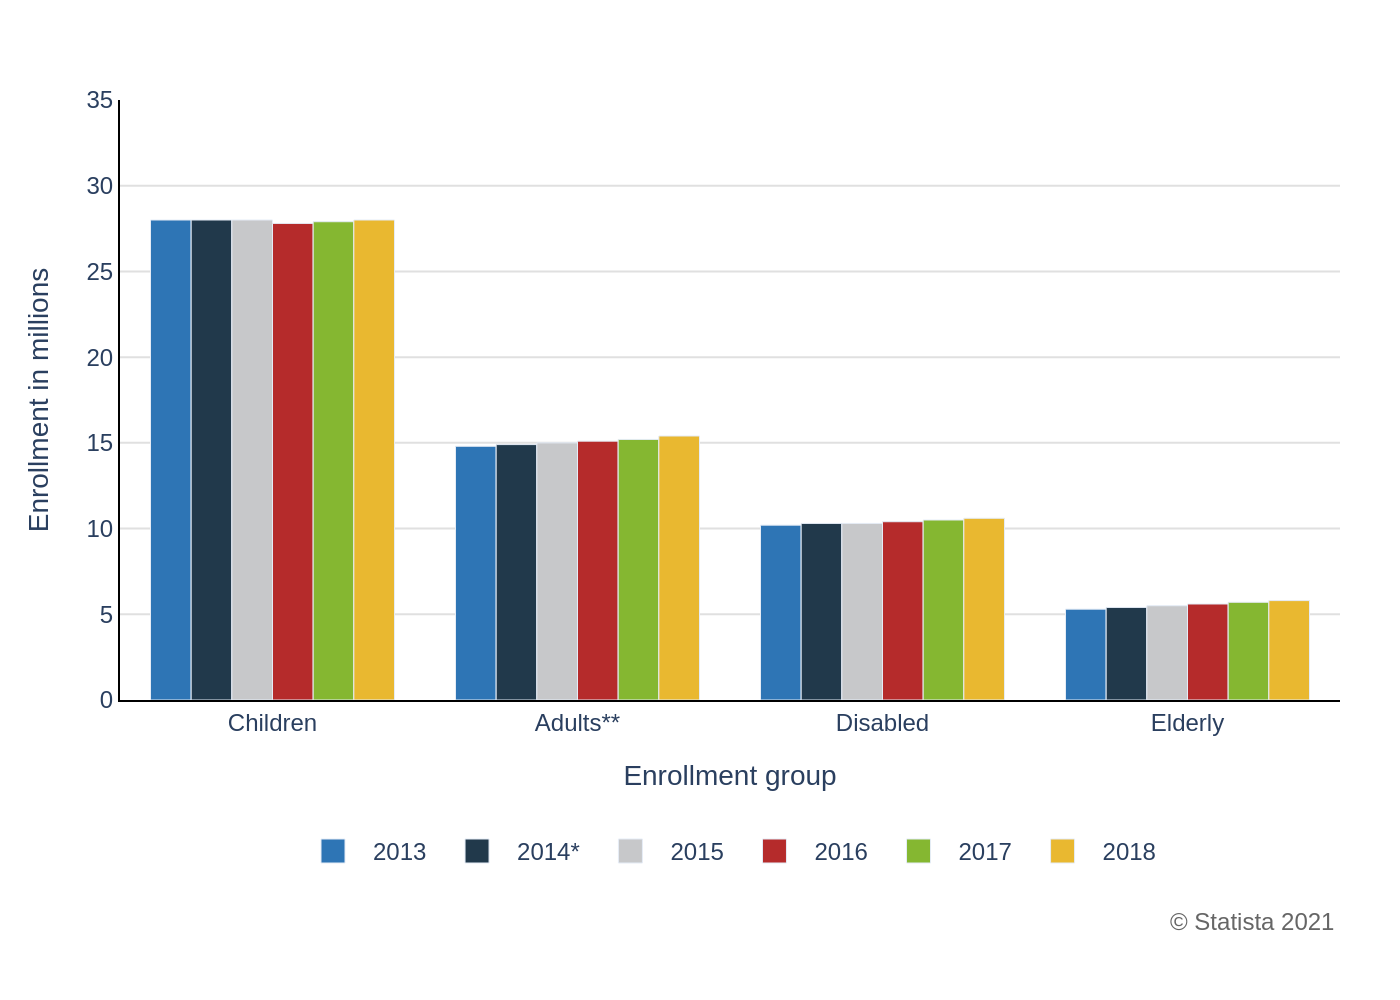

Here is the Python script that generated this plot:
import sys
import os
import json
import plotly.graph_objects as go

if len(sys.argv) != 2:
    print("Usage: python recreate_chart.py <path_to_json_file>")
    sys.exit(1)

json_path = sys.argv[1]

if not os.path.exists(json_path):
    print(f"Error: JSON file not found at '{json_path}'")
    sys.exit(1)

with open(json_path, 'r', encoding='utf-8') as f:
    config = json.load(f)

chart_data = config.get("chart_data", [])
categories = config.get("categories", [])
texts = config.get("texts", {})
colors = config.get("colors", [])

fig = go.Figure()

for i, series in enumerate(chart_data):
    fig.add_trace(go.Bar(
        name=series.get("name"),
        x=categories,
        y=series.get("y"),
        marker_color=colors[i % len(colors)]
    ))

annotations = []
if texts.get("source"):
    annotations.append(
        dict(
            xref="paper", yref="paper",
            x=1, y=-0.40,
            xanchor="right", yanchor="bottom",
            text=texts["source"],
            showarrow=False,
            font=dict(size=12, color="#666666")
        )
    )

fig.update_layout(
    barmode='group',
    xaxis_title=texts.get("x_axis_title"),
    yaxis_title=texts.get("y_axis_title"),
    font=dict(family="Arial", size=12),
    plot_bgcolor='white',
    paper_bgcolor='white',
    margin=dict(l=60, r=30, b=150, t=50),
    xaxis=dict(
        showline=True,
        linewidth=1,
        linecolor='black',
        tickfont=dict(size=12)
    ),
    yaxis=dict(
        range=[0, 35],
        gridcolor='#e0e0e0',
        gridwidth=1,
        showline=True,
        linewidth=1,
        linecolor='black',
        zeroline=False
    ),
    legend=dict(
        orientation="h",
        yanchor="bottom",
        y=-0.3,
        xanchor="center",
        x=0.5
    ),
    annotations=annotations
)

base_filename = os.path.splitext(os.path.basename(json_path))[0]
output_png_path = f"{base_filename}.png"
fig.write_image(output_png_path, scale=2)

print(f"Chart saved to {output_png_path}")
